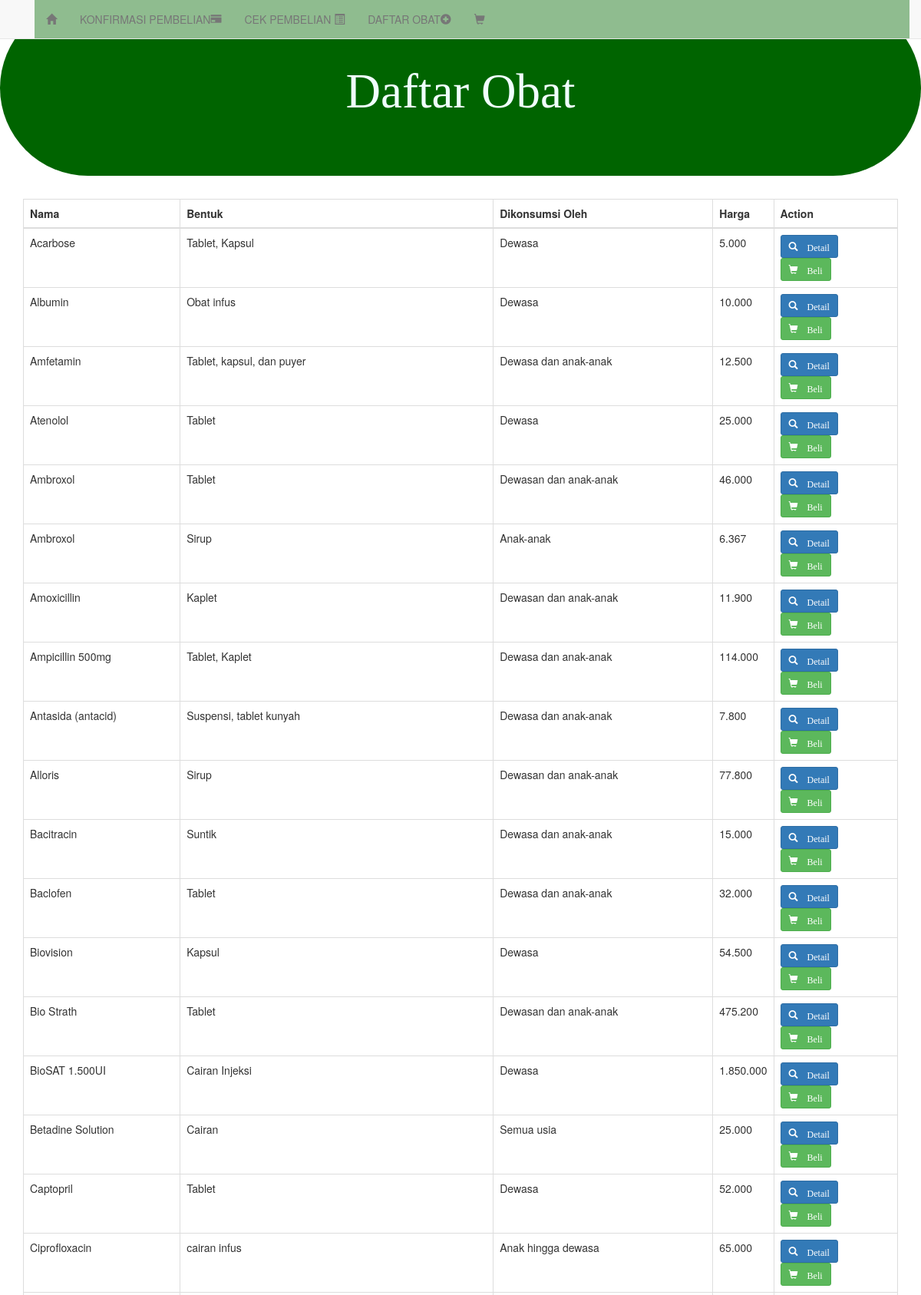
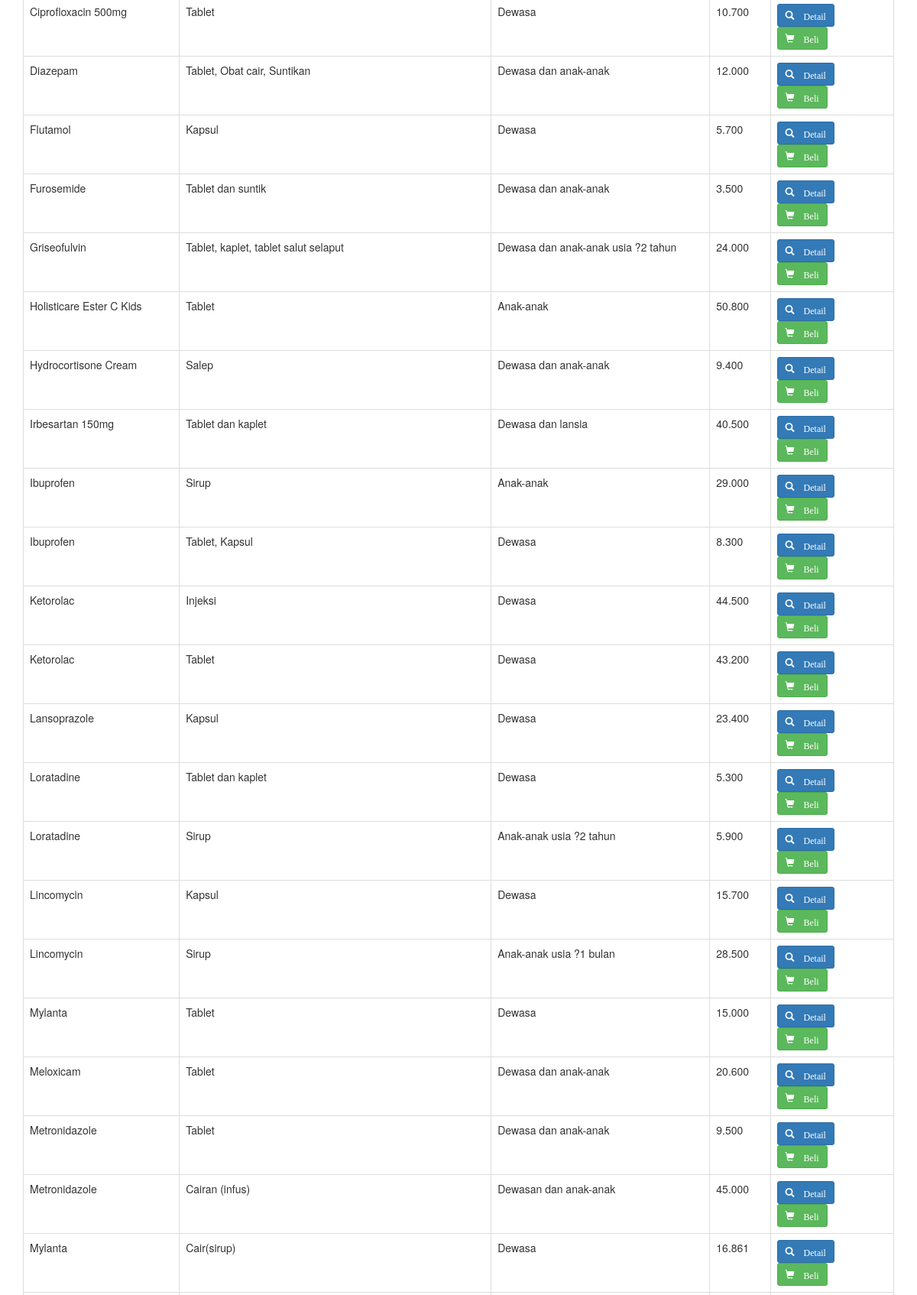
The page /obat (upper part) on the database its author committed (2 pictures, top to bottom).
### tables this page shows
CREATE TABLE `obat` (
  `kode_obat` char(5) NOT NULL,
  `nama` varchar(100) NOT NULL,
  `bentuk` varchar(100) NOT NULL,
  `konsumen` varchar(100) NOT NULL,
  `manfaat` varchar(200) NOT NULL,
  `harga` float NOT NULL
);

### application/controllers/Home.php (called while the page is built, shortened)
<?php
class Home extends CI_Controller {
  public function __construct(){
    $this->load->model('home_model');
    $this->load->model('keranjang_model');
  }
  public function obat($kode_obat = NULL){
    if($kode_obat == NULL){
      $data['view_name'] = 'daftar_obat';
      $data['obat'] = $this->home_model->getObat();
      $this->load->view('home/index_view', $data);
    }
    else {
      $data['view_name'] = 'detail_obat';
      $data['obat'] = $this->home_model->getObat($kode_obat);
      $this->load->view('home/index_view', $data);
    }
  }
}

### index.php (called while the page is built, shortened)
<?php
require_once BASEPATH.'core/CodeIgniter.php';

### application/models/Home_model.php (called while the page is built, shortened)
<?php
class Home_model extends CI_Model {
  public function getObat($kode_obat = FALSE){
    if($kode_obat == FALSE){
      $query = $this->db->query('SELECT * FROM obat');
      return $query->result();
    }
    $query = $this->db->query("SELECT * FROM obat WHERE kode_obat = '". $kode_obat ."'");
    return $query->row();
  }
}

### application/views/home/daftar_obat.php (the view)
<div class="jumbotron text-center">
  <h1>Daftar Obat</h1>
</div>
<div class="container" style="margin-bottom: 50px;">
  <table class="table table-bordered table-hover">
    <thead>
      <tr>
        <th>Nama</th>
        <th>Bentuk</th>
        <th>Dikonsumsi Oleh</th>
        <th>Harga</th>
        <th>Action</th>
      </tr>
    </thead>
    <tbody>
    <?php foreach($obat as $item): ?>
      <tr>
        <td><?= $item->nama;?></td>
        <td><?= $item->bentuk;?></td>
        <td><?= $item->konsumen;?></td>
        <td><?= number_format($item->harga, 0, ',', '.');?></td>
        <td>
          <a href="<?= site_url('obat/'.$item->kode_obat);?>" class="btn btn-primary btn-sm"><span class="glyphicon glyphicon-search"> Detail</span></a>
          <a href="<?= site_url('beli/'.$item->kode_obat);?>" class="btn btn-success btn-sm"><span class="glyphicon glyphicon-shopping-cart"> Beli</span></a>
        </td>
      </tr>
    <?php endforeach; ?>
    </tbody>
  </table>
</div>

### application/views/home/index_view.php (shortened to what this page needs)
<!DOCTYPE html>
<html>
<head>
  <link rel="stylesheet" type="text/css" href="<?= base_url();?>assets/css/bootstrap.min.css">
  <link rel="stylesheet" type="text/css" href="<?= base_url();?>assets/css/style.css">
</head>
<body>
<nav class="navbar navbar-default navbar-fixed-top">
  <div class="container">
    <div class="collapse navbar-collapse" id="navigasi">
      <ul class="nav navbar-nav navbar-right">
        <li><a href="<?= site_url();?>"><span class="glyphicon glyphicon-home"></a></li>
        <li><a href="<?= site_url('konfirmasi');?>">KONFIRMASI PEMBELIAN<span class="glyphicon glyphicon-credit-card"></a></li>
        <li><a href="<?= site_url('cek');?>">CEK PEMBELIAN <span class="glyphicon glyphicon-list-alt"></a></li>
        <li><a href="<?= site_url('obat');?>">DAFTAR OBAT<span class="glyphicon glyphicon-plus-sign"></a></li>
        <li><a href="<?= site_url('beli');?>"><span class="glyphicon glyphicon-shopping-cart"></a></li>
      </ul>
    </div>
  </div>
</nav>
<div class="img">
</div>
<?php $this->load->view('home/'. $view_name); ?>
</body>
</html>

### assets/css/style.css (style rules this page uses)
body { background-image: url("https://cdn.discordapp.com/attachments/1018376250005393509/1044944353640054854/pexels-martin-pechy-2078266.jpg"); }
.jumbotron { background-color: #006400; color: #F0FFFF; font-family: 'Times New Roman', Times, serif; font-size: 50px; padding: 65px 30px; border-radius: 5ch; }
.img { float: left; margin: 20px; width: 2px; }
ul { background:#8FBC8F; padding: 0px 20px; list-style: none; position: relative; display: inline-table; width: 100%; }
ul li { float:left; }
ul li a { display: block; padding: 25px; color: #fff; text-decoration: none; }

### rows shown on the page
obat: nama "Acarbose", bentuk "Tablet, Kapsul", konsumen "Dewasa", harga "5.000"
obat: nama "Albumin", bentuk "Obat infus", konsumen "Dewasa", harga "10.000"
obat: nama "Amfetamin", bentuk "Tablet, kapsul, dan puyer", konsumen "Dewasa dan anak-anak", harga "12.500"
obat: nama "Atenolol", bentuk "Tablet", konsumen "Dewasa", harga "25.000"
obat: nama "Ambroxol", bentuk "Tablet", konsumen "Dewasan dan anak-anak", harga "46.000"
obat: nama "Ambroxol", bentuk "Sirup", konsumen "Anak-anak", harga "6.367"
obat: nama "Amoxicillin", bentuk "Kaplet", konsumen "Dewasan dan anak-anak", harga "11.900"
obat: nama "Ampicillin 500mg", bentuk "Tablet, Kaplet", konsumen "Dewasa dan anak-anak", harga "114.000"
obat: nama "Antasida (antacid)", bentuk "Suspensi, tablet kunyah", konsumen "Dewasa dan anak-anak", harga "7.800"
obat: nama "Alloris", bentuk "Sirup", konsumen "Dewasan dan anak-anak", harga "77.800"
obat: nama "Bacitracin", bentuk "Suntik", konsumen "Dewasa dan anak-anak", harga "15.000"
obat: nama "Baclofen", bentuk "Tablet", konsumen "Dewasa dan anak-anak", harga "32.000"
obat: nama "Biovision", bentuk "Kapsul", konsumen "Dewasa", harga "54.500"
obat: nama "Bio Strath", bentuk "Tablet", konsumen "Dewasan dan anak-anak", harga "475.200"
obat: nama "BioSAT 1.500UI", bentuk "Cairan Injeksi", konsumen "Dewasa", harga "1.850.000"
obat: nama "Betadine Solution", bentuk "Cairan", konsumen "Semua usia", harga "25.000"
obat: nama "Captopril", bentuk "Tablet", konsumen "Dewasa", harga "52.000"
obat: nama "Ciprofloxacin", bentuk "cairan infus", konsumen "Anak hingga dewasa", harga "65.000"
obat: nama "Ciprofloxacin 500mg", bentuk "Tablet", konsumen "Dewasa", harga "10.700"
obat: nama "Diazepam", bentuk "Tablet, Obat cair, Suntikan", konsumen "Dewasa dan anak-anak", harga "12.000"
obat: nama "Flutamol", bentuk "Kapsul", konsumen "Dewasa", harga "5.700"
obat: nama "Furosemide", bentuk "Tablet dan suntik", konsumen "Dewasa dan anak-anak", harga "3.500"
obat: nama "Griseofulvin", bentuk "Tablet, kaplet, tablet salut selaput", konsumen "Dewasa dan anak-anak usia ?2 tahun", harga "24.000"
obat: nama "Holisticare Ester C Kids", bentuk "Tablet", konsumen "Anak-anak", harga "50.800"
obat: nama "Hydrocortisone Cream", bentuk "Salep", konsumen "Dewasa dan anak-anak", harga "9.400"
obat: nama "Irbesartan 150mg", bentuk "Tablet dan kaplet", konsumen "Dewasa dan lansia", harga "40.500"
obat: nama "Ibuprofen", bentuk "Sirup", konsumen "Anak-anak", harga "29.000"
obat: nama "Ibuprofen", bentuk "Tablet, Kapsul", konsumen "Dewasa", harga "8.300"
obat: nama "Ketorolac", bentuk "Injeksi", konsumen "Dewasa", harga "44.500"
obat: nama "Ketorolac", bentuk "Tablet", konsumen "Dewasa", harga "43.200"
obat: nama "Lansoprazole", bentuk "Kapsul", konsumen "Dewasa", harga "23.400"
obat: nama "Loratadine", bentuk "Tablet dan kaplet", konsumen "Dewasa", harga "5.300"
obat: nama "Loratadine", bentuk "Sirup", konsumen "Anak-anak usia ?2 tahun", harga "5.900"
obat: nama "Lincomycin", bentuk "Kapsul", konsumen "Dewasa", harga "15.700"
obat: nama "Lincomycin", bentuk "Sirup", konsumen "Anak-anak usia ?1 bulan", harga "28.500"
obat: nama "Mylanta", bentuk "Tablet", konsumen "Dewasa", harga "15.000"
obat: nama "Meloxicam", bentuk "Tablet", konsumen "Dewasa dan anak-anak", harga "20.600"
obat: nama "Metronidazole", bentuk "Tablet", konsumen "Dewasa dan anak-anak", harga "9.500"
obat: nama "Metronidazole", bentuk "Cairan (infus)", konsumen "Dewasan dan anak-anak", harga "45.000"
obat: nama "Mylanta", bentuk "Cair(sirup)", konsumen "Dewasa", harga "16.861"
